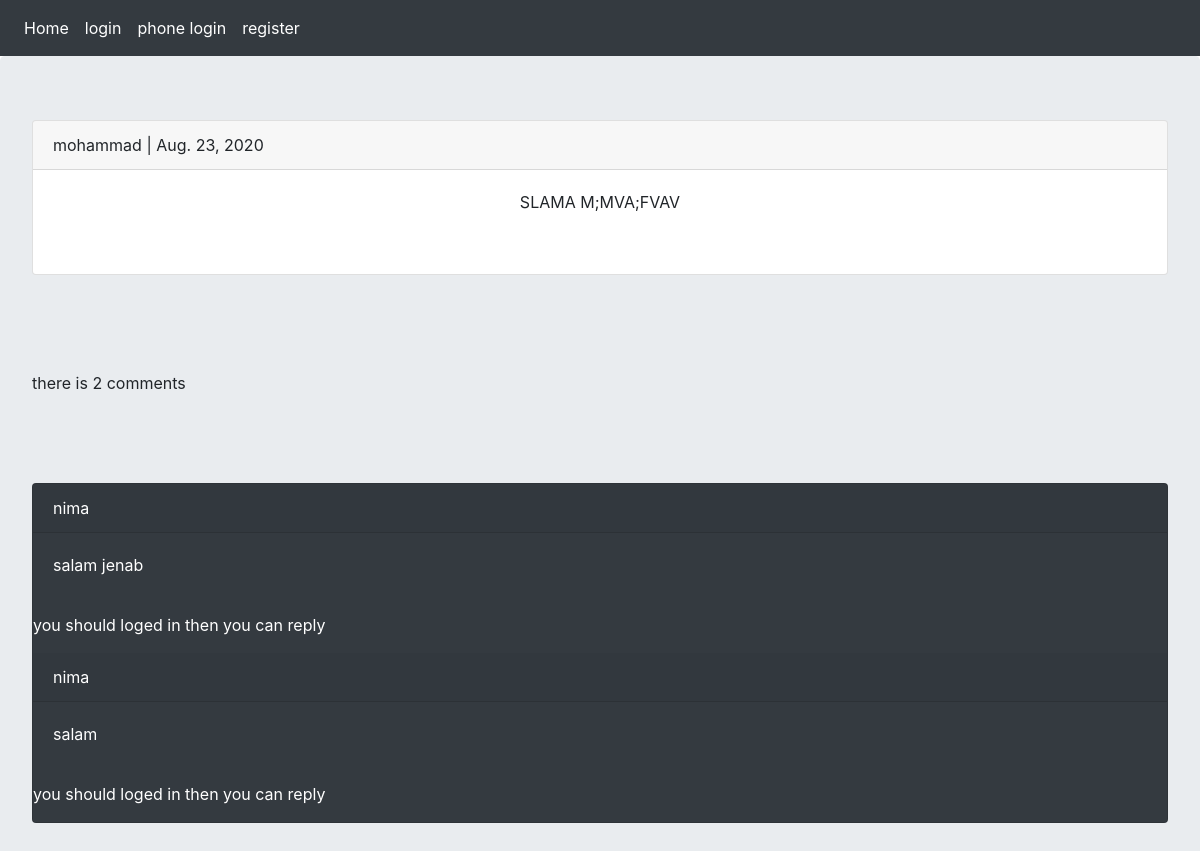
Page /2020/8/23/55/ on the committed database.
### posts/models.py (models this page shows, shortened)
class post(models.Model):
    user=models.ForeignKey(User, on_delete=models.CASCADE)
    body=models.TextField(max_length=500)
    slug=models.SlugField(max_length=200,allow_unicode=True)
    created=models.DateTimeField(auto_now_add=True)

class Comment(models.Model):
    user=models.ForeignKey(User,on_delete=models.CASCADE,related_name='ucomment')
    post=models.ForeignKey(post,on_delete=models.CASCADE ,related_name='pcomment')
    reply=models.ForeignKey('self',on_delete=models.CASCADE , null=True , blank=True,related_name='rcomment')
    is_reply= models.BooleanField(default=False)
    body=models.TextField(max_length=300)
    created=models.DateTimeField(auto_now_add=True)
    class Meta:
        ordering=('-created',)

### posts/views.py (the view, shortened to what this page needs)
# urls.py: path('<int:year>/<int:month>/<int:day>/<int:second>/',views.post_detail,name='post_detail'),
def post_detail(request,year,month,day,second):
    posts=get_object_or_404(post,created__year=year,created__month=month,created__day=day,created__second=second)
    comment = Comment.objects.filter(post=posts, is_reply=False)
    reply_form = AddCommentForm()
    can_like=False
    if request.user.is_authenticated:
        if posts.user_can_like(user=request.user):
            can_like=True
    form = AddCommentForm()
    return render(request,'posts/post_detail.html',{'posts':posts,'comments':comment,'form':form,'reply': reply_form ,'can_like':can_like})

### posts/templates/posts/post_detail.html (shortened to what this page needs)
{% extends 'base.html' %}
{% block content %}
    <div class="card">
    <p class="card-header">{{ posts.user }}  |  {{ posts.created|date }}</p>
    <p class="card-body text-center">{{ posts.body }}</p>
    </div>
    {%  with pc=comments.count %}
        <p> there is {{ pc }} comment{{ pc|pluralize }}</p>
    {% endwith %}
    <div class="card bg-dark text-white ">
        {% for comment in comments %}
            <P class="card-header">{{ comment.user }}</P>
            <p class="card-body">{{ comment.body }} </p>
            <div class="crad-body">
                    {% if request.user.is_authenticated %}
                    <form action="{% url 'posts:add_reply' posts.id comment.id %}" method="post" class="col-md-6">
                    {% csrf_token %}
                    {{ reply.as_p }}
                     <input type="submit" value="send">
                    </form>
                    {% else %}
                        <p>you should loged in then you can reply</p>
                    {% endif %}
</div>
        {% endfor %}
            </div>
{% endblock %}

### rows in the picture
post: user "mohammad", created "Aug. 23, 2020", body "SLAMA M;MVA;FVAV"
Comment: user "nima", body "salam jenab"
Comment: user "nima", body "salam"

### other values in the picture
{{ pc }} "2"
